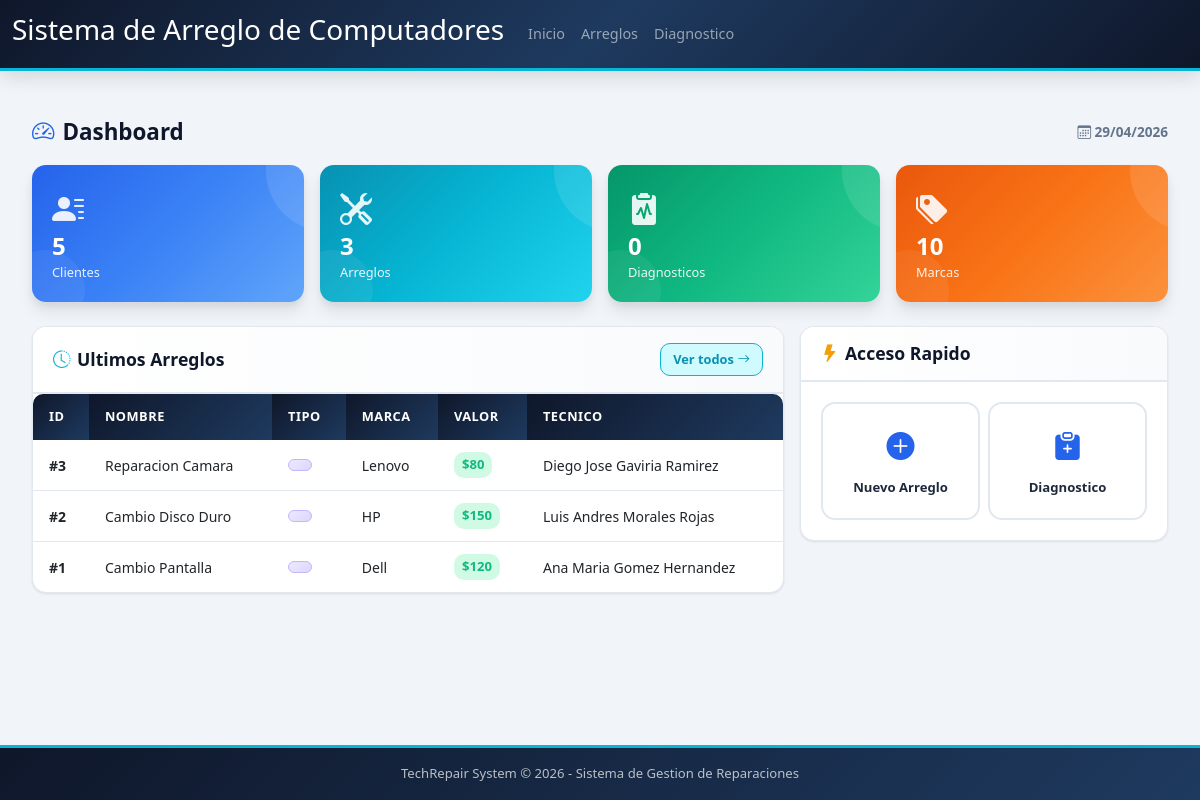
Before: /Codigo/index.php with the older database file.
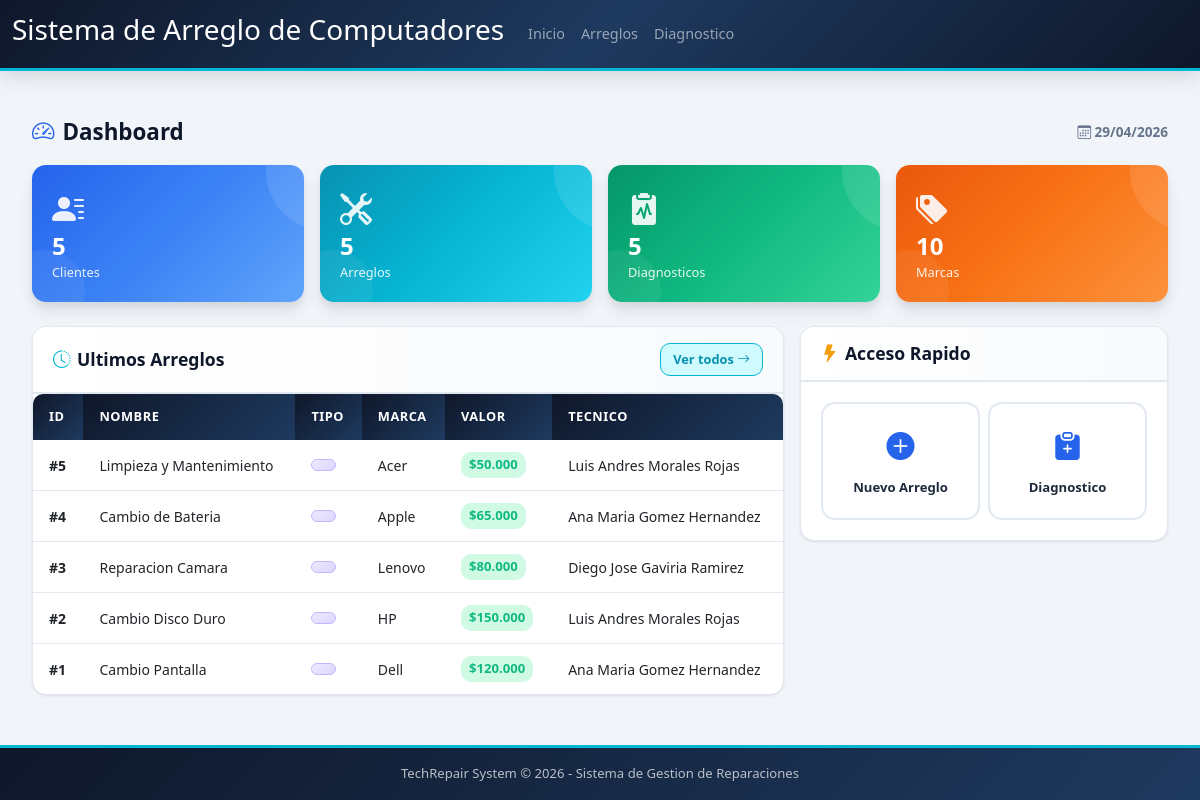
After: the same page with the newer database file.
### tables this page shows
CREATE TABLE Arreglo (
  idArreglo INT NOT NULL AUTO_INCREMENT,
  Tipo_Dispositivo_idTipo INT NOT NULL,
  Nombre_Arreglo VARCHAR(45) NOT NULL,
  Descripcion_Cliente VARCHAR(255) NOT NULL,
  Valor_Pago DECIMAL(10,2), 
  Fecha_Recibido DATE NOT NULL,
  Fecha_Entrega DATE,
  Fecha_Cambio_Estado DATETIME DEFAULT NULL,
  Marca_idMarca INT NOT NULL, 
  Tecnico_idTecnico INT NOT NULL,
  Estado_idEstado INT NOT NULL DEFAULT 1,
  PRIMARY KEY (idArreglo),
  CONSTRAINT fk_Arreglo_TipoDisp FOREIGN KEY (Tipo_Dispositivo_idTipo) REFERENCES Tipo_Dispositivo(idTipoDispositivo),
  CONSTRAINT fk_Arreglo_Marca FOREIGN KEY (Marca_idMarca) REFERENCES Marca(idMarca),
  CONSTRAINT fk_Arreglo_Tecnico FOREIGN KEY (Tecnico_idTecnico) REFERENCES Tecnico(idTecnico),
  CONSTRAINT fk_Arreglo_Estado FOREIGN KEY (Estado_idEstado) REFERENCES Estado(idEstado)
);

CREATE TABLE Marca (
  idMarca INT NOT NULL AUTO_INCREMENT,
  Nombre_Marca VARCHAR(45) NOT NULL, 
  PRIMARY KEY (idMarca)
);

CREATE TABLE Tecnico (
  idTecnico INT NOT NULL AUTO_INCREMENT,
  Nombre_Tecnico VARCHAR(100) NOT NULL, 
  Correo VARCHAR(100) NOT NULL UNIQUE, 
  Contraseña VARCHAR(255) NOT NULL, 
  Rol_idRol INT NOT NULL, 
  PRIMARY KEY (idTecnico),
  CONSTRAINT fk_Tecnico_Rol FOREIGN KEY (Rol_idRol) REFERENCES Rol(idRol)
);

### Codigo/index.php (the view, shortened to what this page needs)
<?php
include("conexion.php");
$total_clientes = $conn->query("SELECT COUNT(*) as total FROM Cliente")->fetch_assoc()['total'];
$total_arreglos = $conn->query("SELECT COUNT(*) as total FROM Arreglo")->fetch_assoc()['total'];
$total_diagnosticos = $conn->query("SELECT COUNT(*) as total FROM Diagnostico")->fetch_assoc()['total'];
$total_marcas = $conn->query("SELECT COUNT(*) as total FROM Marca")->fetch_assoc()['total'];
$ultimos_arreglos = $conn->query("SELECT a.*, m.Nombre_Marca, u.Nombre_Tecnico
    FROM Arreglo a
    JOIN Marca m ON a.Marca_idMarca = m.idMarca
    JOIN Tecnico u ON a.Tecnico_idTecnico = u.idTecnico
    ORDER BY a.idArreglo DESC LIMIT 5");
?>
<!DOCTYPE html>
<html lang="es">
<head>
    <link href="https://cdn.jsdelivr.net/npm/bootstrap@5.1.3/dist/css/bootstrap.min.css" rel="stylesheet">
    <link href="https://cdn.jsdelivr.net/npm/bootstrap-icons@1.11.3/font/bootstrap-icons.min.css" rel="stylesheet">
    <link href="estils.css" rel="stylesheet">
</head>
<body>
    <?php include 'navbar.php'; ?>
    <div class="main-container">
        <div class="page-header">
            <h2><i class="bi bi-speedometer2"></i> Dashboard</h2>
            <span style="color: var(--color-text-muted); font-size: 0.85rem; font-weight: 600;">
                <i class="bi bi-calendar3"></i> <?php echo date('d/m/Y'); ?>
            </span>
        </div>
        <div class="row g-3 mb-4">
            <div class="col-12 col-sm-6 col-md-4 col-xl">
                <div class="stat-card bg-clientes">
                    <i class="bi bi-person-lines-fill stat-icon"></i>
                    <div class="stat-number"><?php echo $total_clientes; ?></div>
                    <div class="stat-label">Clientes</div>
                </div>
            </div>
            <div class="col-12 col-sm-6 col-md-4 col-xl">
                <div class="stat-card bg-arreglos">
                    <i class="bi bi-tools stat-icon"></i>
                    <div class="stat-number"><?php echo $total_arreglos; ?></div>
                    <div class="stat-label">Arreglos</div>
                </div>
            </div>
            <div class="col-12 col-sm-6 col-md-4 col-xl">
                <div class="stat-card bg-diagnosticos">
                    <i class="bi bi-clipboard2-pulse-fill stat-icon"></i>
                    <div class="stat-number"><?php echo $total_diagnosticos; ?></div>
                    <div class="stat-label">Diagnosticos</div>
                </div>
            </div>
            <div class="col-12 col-sm-6 col-md-4 col-xl">
                <div class="stat-card bg-marcas">
                    <i class="bi bi-tags-fill stat-icon"></i>
                    <div class="stat-number"><?php echo $total_marcas; ?></div>
                    <div class="stat-label">Marcas</div>
                </div>
            </div>
        </div>
        <div class="row g-3">
            <div class="col-12 col-lg-8">
                <div class="card-custom">
                    <div class="card-header">
                        <h2><i class="bi bi-clock-history" style="color: var(--color-accent);"></i> Ultimos Arreglos</h2>
                        <a href="arreglo.php" class="btn btn-sm" style="background: var(--color-accent-light); color: #0891b2; border-radius: var(--radius); font-size: 0.8rem; font-weight: 600; padding: 0.35rem 0.75rem; border: 1.5px solid var(--color-accent); text-decoration: none;">
                            Ver todos <i class="bi bi-arrow-right"></i>
                        </a>
                    </div>
                    <div class="card-body p-0">
                        <div class="table-responsive">
                            <table class="table-custom table mb-0">
                                <thead>
                                    <tr>
                                        <th>ID</th>
                                        <th>Nombre</th>
                                        <th>Tipo</th>
                                        <th>Marca</th>
                                        <th>Valor</th>
                                        <th>Tecnico</th>
                                    </tr>
                                </thead>
                                <tbody>
                                    <?php if ($ultimos_arreglos && $ultimos_arreglos->num_rows > 0): ?>
                                        <?php while ($arreglo = $ultimos_arreglos->fetch_assoc()): ?>
                                        <tr>
                                            <td><strong>#<?php echo $arreglo['idArreglo']; ?></strong></td>
                                            <td><?php echo htmlspecialchars($arreglo['Nombre_Arreglo']); ?></td>
                                            <td>
                                                <?php
                                                    $badge_class = 'badge-general';
                                                ?>
                                                <span class="badge-rol badge-tipo <?php echo $badge_class; ?>"><?php echo htmlspecialchars($arreglo['Tipo_Arreglo']); ?></span>
                                            </td>
                                            <td><?php echo htmlspecialchars($arreglo['Nombre_Marca']); ?></td>
                                            <td><span class="valor-moneda">$<?php echo number_format($arreglo['Valor_Pago'], 0, ',', '.'); ?></span></td>
                                            <td><?php echo htmlspecialchars($arreglo['Nombre_Tecnico']); ?></td>
                                        </tr>
                                        <?php endwhile; ?>
                                    <?php endif; ?>
                                </tbody>
                            </table>
                        </div>
                    </div>
                </div>
            </div>
            <div class="col-12 col-lg-4">
                <div class="card-custom">
                    <div class="card-header">
                        <h2><i class="bi bi-lightning-fill" style="color: var(--color-warning);"></i> Acceso Rapido</h2>
                    </div>
                    <div class="card-body">
                        <div class="row g-2">
                            <div class="col-12 col-sm-6">
                                <a href="arreglo.php" class="quick-access-card">
                                    <i class="bi bi-plus-circle-fill"></i>
                                    <span>Nuevo Arreglo</span>
                                </a>
                            </div>
                            <div class="col-12 col-sm-6">
                                <a href="diagnostico.php" class="quick-access-card">
                                    <i class="bi bi-clipboard-plus-fill"></i>
                                    <span>Diagnostico</span>
                                </a>
                            </div>
                        </div>
                    </div>
                </div>
            </div>
        </div>
    </div>
    <footer class="footer-custom">
        TechRepair System &copy; <?php echo date('Y'); ?> - Sistema de Gestion de Reparaciones
    </footer>
</body>
</html>

### Codigo/navbar.php (shortened to what this page needs)
<nav class="navbar navbar-expand-lg navbar-dark navbar-custom">
  <div class="container-fluid">
    <a class="navbar-brand"><h3>Sistema de Arreglo de Computadores</h3></a>
    <div class="collapse navbar-collapse" id="navbarNav">
      <ul class="navbar-nav">
        <li class="nav-item">
          <a class="nav-link" href="index.php">Inicio</a>
        </li>
        <li class="nav-item">
          <a class="nav-link" href="arreglo.php">Arreglos</a>
        </li>
        <li class="nav-item">
          <a class="nav-link" href="diagnostico.php">Diagnostico</a>
        </li>
      </ul>
    </div>
  </div>
</nav>

Changed rows visible on the page:
added arreglo: idArreglo "5", Nombre_Arreglo "Limpieza y Mantenimiento", Marca_idMarca.Nombre_Marca "Acer", Valor_Pago "50.000", Tecnico_idTecnico.Nombre_Tecnico "Luis Andres Morales Rojas"
added arreglo: idArreglo "4", Nombre_Arreglo "Cambio de Bateria", Marca_idMarca.Nombre_Marca "Apple", Valor_Pago "65.000", Tecnico_idTecnico.Nombre_Tecnico "Ana Maria Gomez Hernandez"
changed arreglo "Reparacion Camara": Valor_Pago "80" → "80.000"
changed arreglo "Cambio Disco Duro": Valor_Pago "150" → "150.000"
changed arreglo "Cambio Pantalla": Valor_Pago "120" → "120.000"
Other visible differences:
$total_arreglos: "3" → "5"
$total_diagnosticos: "0" → "5"
